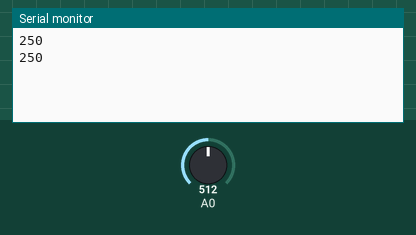
Simulated run of this sketch. Board: Arduino Uno, built with avr-gcc and run on an emulated ATmega328P. On the bench: the last lines printed to the serial monitor. The test bench sets the inputs (shaded band); at power-on: A0 = 512.

Above: at 1.8 s.
1.9 s: A0 set to 716
At 2.8 s:
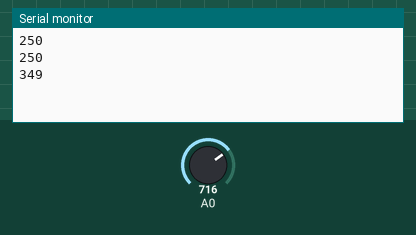
3.4 s: A0 set to 900
At 4.5 s:
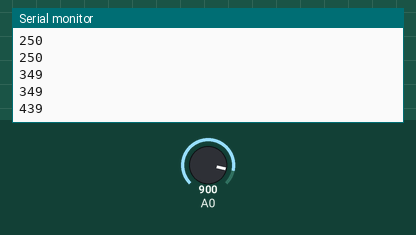
Timing chart, 0 to 6.4 s (numbered marks = the images above; inputs shaded):
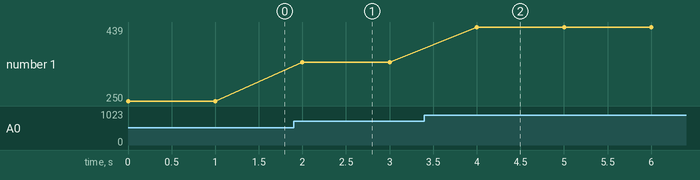

The sketch:

read_test.ino
```cpp
void setup() {
  // put your setup code here, to run once:
  Serial.begin(9600);
  pinMode(A0, INPUT);
}

void loop() {
  // put your main code here, to run repeatedly:
  Serial.println(map(analogRead(A0), 0, 1023, 0, 500));
  delay(1000);
}
```

Measured:
- after the input at 1.9 s, the serial monitor: prints a new line after 0.10 s (image 1)
- after the input at 3.4 s, the serial monitor: prints a new line after 0.60 s (image 2)
- plotted number 1: 250 → 349 after the input at 1.9 s, 349 → 439 after the input at 3.4 s
